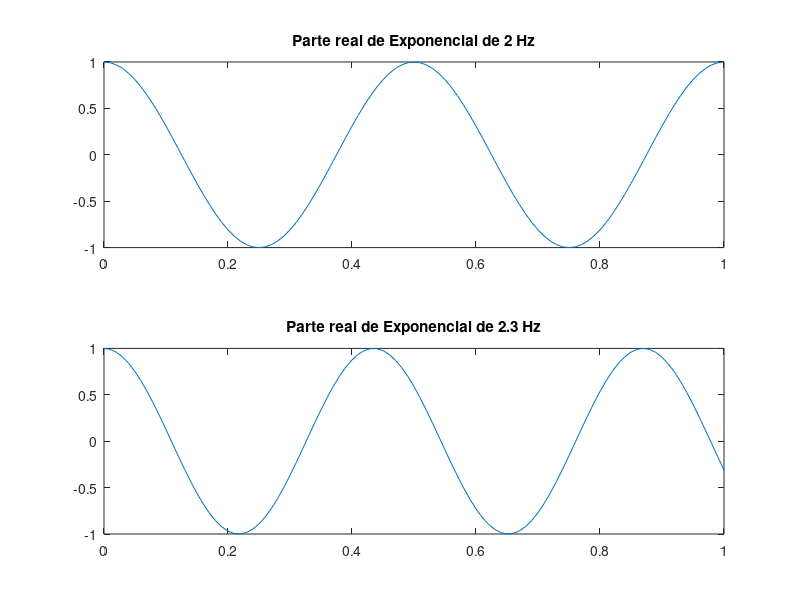
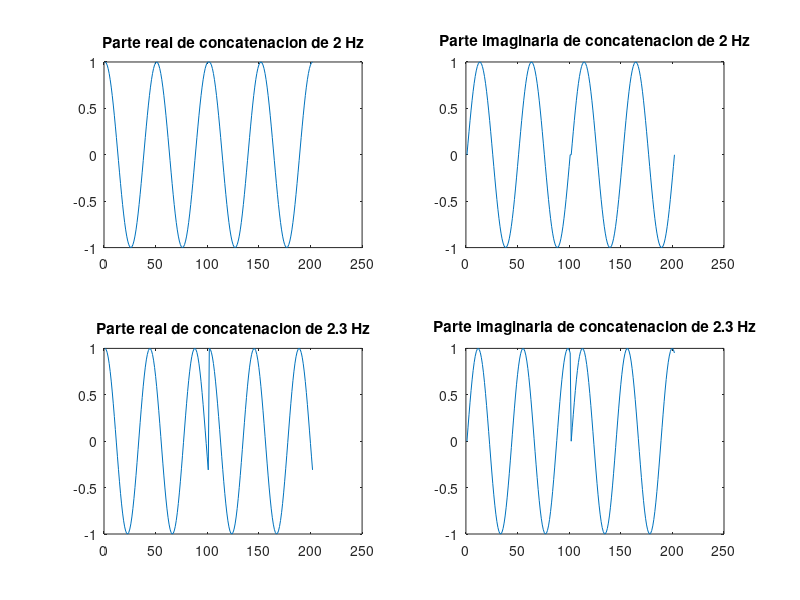
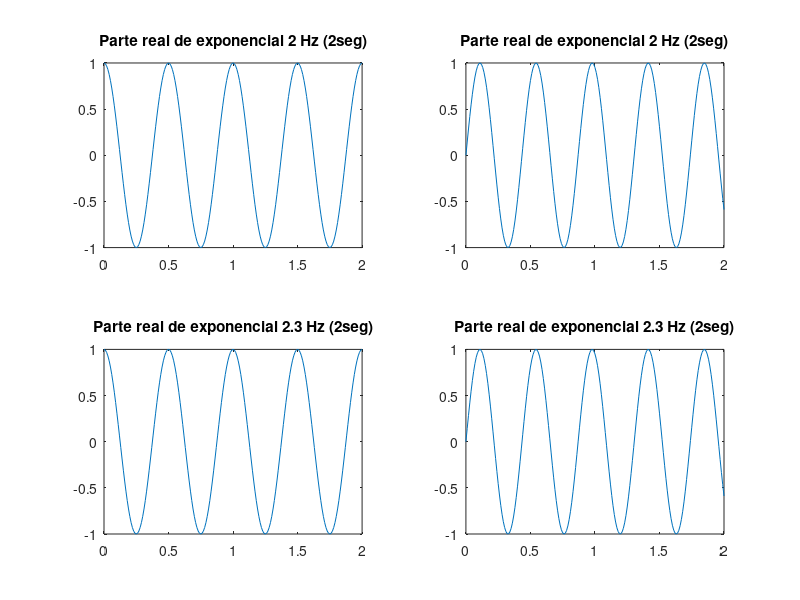

Recreate these plots in MATLAB, in order.
% Trabajo Practico Nº 3
% Ejercicio 3
% Item 1

clear all;
close all;

tinicial = 0; % en Seg
tfinal   = 1; % en Seg
fm = 100; % en Hz
f1 = 2; % En Hz ( Una frecuencia multiplo de 2*pi/N )
f2 = 2.3; % En Hz ( Una frecuencia que no sea multiplo de 2*pi/N )

dt = 1/fm;
t = tinicial:dt:tfinal;
S1 = exp(j*2*pi*f1*t);
S2 = exp(j*2*pi*f2*t);

figure(1);
subplot( 2, 1, 1 );
plot( t, real( S1 ) );
title( "Parte real de Exponencial de 2 Hz" );

subplot( 2, 1, 2 );
plot( t, real( S2 ) );
title( "Parte real de Exponencial de 2.3 Hz" );

% Genero la concatenación
C1 = [ S1 S1 ];
C2 = [ S2 S2 ];

figure(2);
subplot( 2, 2, 1 );
plot( real( C1 ) );
title( "Parte real de concatenacion de 2 Hz" );

subplot( 2, 2, 2 );
plot( imag( C1 ) );
title( "Parte imaginaria de concatenacion de 2 Hz" );

subplot( 2, 2, 3 );
plot( real( C2 ) );
title( "Parte real de concatenacion de 2.3 Hz" );

subplot( 2, 2, 4 );
plot( imag( C2 ) );
title( "Parte imaginaria de concatenacion de 2.3 Hz" );

% Genero las señales nuevamente
dt = 1/fm;
t = 0:dt:2;
R1 = exp(j*2*pi*f1*t);
R2 = exp(j*2*pi*f2*t);

figure( 3 );
subplot( 2, 2, 1 );
plot( t, real( R1 ) );
title( "Parte real de exponencial 2 Hz (2seg)");

subplot( 2, 2, 2 );
plot( t, imag( R2 ) );
title( "Parte real de exponencial 2 Hz (2seg)");

subplot( 2, 2, 3 );
plot( t, real( R1 ) );
title( "Parte real de exponencial 2.3 Hz (2seg)");

subplot( 2, 2, 4 );
plot( t, imag( R2 ) );
title( "Parte real de exponencial 2.3 Hz (2seg)");
